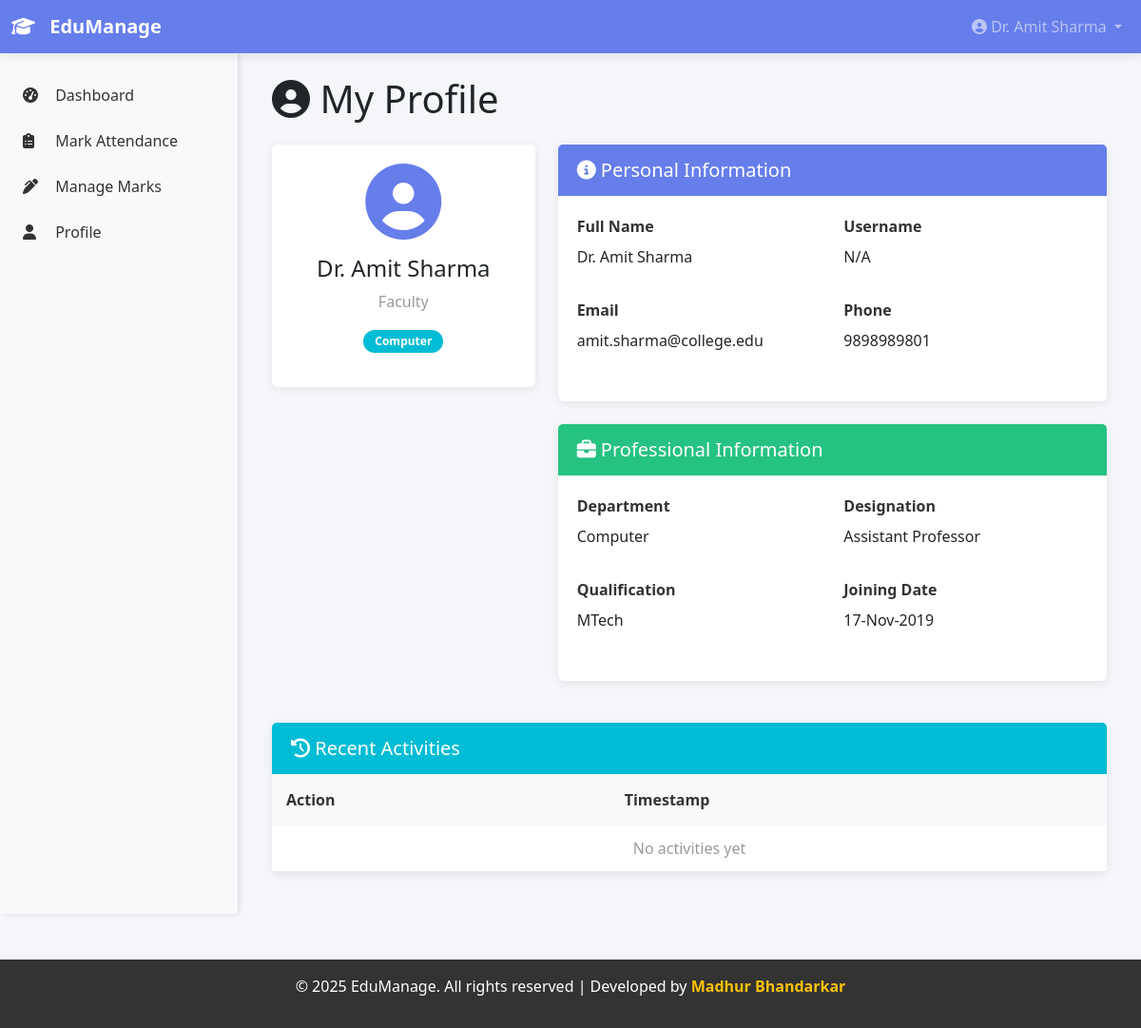
The app's page /pages/faculty/profile.php (signed in) with its own data.
### tables this page shows
CREATE TABLE users (
    user_id INT AUTO_INCREMENT PRIMARY KEY,
    role_id INT,
    dept_id INT NULL,
    username VARCHAR(50) UNIQUE NOT NULL,
    password_hash VARCHAR(255) NOT NULL,
    full_name VARCHAR(100),
    email VARCHAR(100),
    phone VARCHAR(15),
    created_at TIMESTAMP DEFAULT CURRENT_TIMESTAMP,
    FOREIGN KEY (role_id) REFERENCES roles(role_id) ON DELETE CASCADE,
    FOREIGN KEY (dept_id) REFERENCES departments(dept_id) ON DELETE SET NULL
);

CREATE TABLE faculty (
    faculty_id INT AUTO_INCREMENT PRIMARY KEY,
    user_id INT UNIQUE,
    designation VARCHAR(100),
    qualification VARCHAR(100),
    joining_date DATE,
    FOREIGN KEY (user_id) REFERENCES users(user_id) ON DELETE CASCADE
);

CREATE TABLE departments (
    dept_id INT AUTO_INCREMENT PRIMARY KEY,
    dept_name VARCHAR(50) UNIQUE NOT NULL
);

### includes/functions.php (called while the page is built, shortened)
<?php
function getUserInfo($user_id) {
    global $conn;
    $query = "SELECT * FROM users WHERE user_id = ?";
    $stmt = $conn->prepare($query);
    $stmt->bind_param("i", $user_id);
    $stmt->execute();
    return $stmt->get_result()->fetch_assoc();
}
function getFacultyInfo($user_id) {
    global $conn;
    $query = "SELECT f.*, u.full_name, u.email, u.phone, d.dept_name
              FROM faculty f
              JOIN users u ON f.user_id = u.user_id
              LEFT JOIN departments d ON u.dept_id = d.dept_id
              WHERE f.user_id = ?";
    $stmt = $conn->prepare($query);
    $stmt->bind_param("i", $user_id);
    $stmt->execute();
    return $stmt->get_result()->fetch_assoc();
}
?>

### pages/faculty/profile.php (the view, shortened to what this page needs)
<?php
require_once('../../includes/db.php');
require_once('../../includes/functions.php');
require_once('../../includes/header.php');
$faculty = getFacultyInfo($_SESSION['user_id']);
?>
<div class="d-flex">
    <?php require_once('../../includes/sidebar.php'); ?>
    <main class="flex-grow-1 p-4">
        <div class="container-fluid">
            <h1 class="mb-4"><i class="fas fa-user-circle"></i> My Profile</h1>
            <div class="row">
                <div class="col-md-4">
                    <div class="card text-center mb-4">
                        <div class="card-body">
                            <div class="mb-3">
                                <i class="fas fa-user-circle fa-5x text-primary"></i>
                            </div>
                            <h4><?php echo $faculty['full_name']; ?></h4>
                            <p class="text-muted">Faculty</p>
                            <p class="badge bg-info"><?php echo $faculty['dept_name']; ?></p>
                        </div>
                    </div>
                </div>
                <div class="col-md-8">
                    <div class="card">
                        <div class="card-header bg-primary text-white">
                            <h5 class="mb-0"><i class="fas fa-info-circle"></i> Personal Information</h5>
                        </div>
                        <div class="card-body">
                            <div class="row mb-3">
                                <div class="col-md-6">
                                    <label class="form-label"><strong>Full Name</strong></label>
                                    <p><?php echo $faculty['full_name']; ?></p>
                                </div>
                                <div class="col-md-6">
                                    <label class="form-label"><strong>Username</strong></label>
                                    <p><?php echo $faculty['username'] ?? 'N/A'; ?></p>
                                </div>
                            </div>
                            <div class="row mb-3">
                                <div class="col-md-6">
                                    <label class="form-label"><strong>Email</strong></label>
                                    <p><?php echo $faculty['email']; ?></p>
                                </div>
                                <div class="col-md-6">
                                    <label class="form-label"><strong>Phone</strong></label>
                                    <p><?php echo $faculty['phone']; ?></p>
                                </div>
                            </div>
                        </div>
                    </div>
                    <div class="card mt-4">
                        <div class="card-header bg-success text-white">
                            <h5 class="mb-0"><i class="fas fa-briefcase"></i> Professional Information</h5>
                        </div>
                        <div class="card-body">
                            <div class="row mb-3">
                                <div class="col-md-6">
                                    <label class="form-label"><strong>Department</strong></label>
                                    <p><?php echo $faculty['dept_name']; ?></p>
                                </div>
                                <div class="col-md-6">
                                    <label class="form-label"><strong>Designation</strong></label>
                                    <p><?php echo $faculty['designation']; ?></p>
                                </div>
                            </div>
                            <div class="row mb-3">
                                <div class="col-md-6">
                                    <label class="form-label"><strong>Qualification</strong></label>
                                    <p><?php echo $faculty['qualification']; ?></p>
                                </div>
                                <div class="col-md-6">
                                    <label class="form-label"><strong>Joining Date</strong></label>
                                    <p><?php echo date('d-M-Y', strtotime($faculty['joining_date'])); ?></p>
                                </div>
                            </div>
                        </div>
                    </div>
                </div>
            </div>
            <div class="card mt-4">
                <div class="card-header bg-info text-white">
                    <h5 class="mb-0"><i class="fas fa-history"></i> Recent Activities</h5>
                </div>
                <div class="table-responsive">
                    <table class="table table-hover mb-0">
                        <thead class="table-light">
                            <tr>
                                <th>Action</th>
                                <th>Timestamp</th>
                            </tr>
                        </thead>
                        <tbody>
                            <?php
                            $activities_query = "SELECT * FROM activity_log WHERE user_id = ? ORDER BY timestamp DESC LIMIT 10";
                            $stmt = $conn->prepare($activities_query);
                            $stmt->bind_param("i", $_SESSION['user_id']);
                            $stmt->execute();
                            $activities = $stmt->get_result()->fetch_all(MYSQLI_ASSOC);
                            if (count($activities) > 0):
                                foreach ($activities as $activity):
                            ?>
                                <tr>
                                    <td><?php echo $activity['action']; ?></td>
                                    <td><?php echo date('d-M-Y H:i', strtotime($activity['timestamp'])); ?></td>
                                </tr>
                            <?php
                                endforeach;
                            else:
                            ?>
                                <tr>
                                    <td colspan="2" class="text-center text-muted">No activities yet</td>
                                </tr>
                            <?php endif; ?>
                        </tbody>
                    </table>
                </div>
            </div>
        </div>
    </main>
</div>
<?php require_once('../../includes/footer.php'); ?>

### includes/header.php (shortened to what this page needs)
<?php
require_once(__DIR__ . '/db.php');
require_once(__DIR__ . '/functions.php');
$user = getUserInfo($_SESSION['user_id']);
?>
<!DOCTYPE html>
<html lang="en">
<head>
    <link href="https://cdn.jsdelivr.net/npm/bootstrap@5.3.0/dist/css/bootstrap.min.css" rel="stylesheet">
    <link rel="stylesheet" href="https://cdnjs.cloudflare.com/ajax/libs/font-awesome/6.4.0/css/all.min.css">
    <link rel="stylesheet" href="<?php echo APP_URL; ?>/assets/css/style.css">
</head>
<body>
    <nav class="navbar navbar-expand-lg navbar-dark bg-primary sticky-top">
        <div class="container-fluid">
            <a class="navbar-brand" href="<?php echo APP_URL; ?>">
                <i class="fas fa-graduation-cap"></i> <?php echo APP_NAME; ?>
            </a>
            <div class="collapse navbar-collapse" id="navbarNav">
                <ul class="navbar-nav ms-auto">
                    <li class="nav-item dropdown">
                        <a class="nav-link dropdown-toggle" href="#" id="userDropdown" role="button" data-bs-toggle="dropdown">
                            <i class="fas fa-user-circle"></i> <?php echo $user['full_name']; ?>
                        </a>
                    </li>
                </ul>
            </div>
        </div>
    </nav>

### assets/css/style.css (style rules this page uses)
* { margin: 0; padding: 0; box-sizing: border-box; }
body { font-family: 'Segoe UI', Tahoma, Geneva, Verdana, sans-serif; background-color: #f5f6fa; }
main { background-color: #f5f6fa; }
.card { border: none; box-shadow: 0 2px 10px rgba(0,0,0,0.08); margin-bottom: 20px; transition: all 0.3s ease; }
.card-header { border: none; padding: 15px 20px; font-weight: 600; }
.card-body { padding: 20px; }
.table { margin-bottom: 0; }
.table thead { background-color: #f8f9fa; }
.table th { border: none; font-weight: 600; color: #333; padding: 15px; }
.table td { padding: 12px 15px; border-color: #e9ecef; vertical-align: middle; }
.badge { padding: 6px 12px; border-radius: 20px; font-weight: 600; font-size: 12px; }
.form-label { font-weight: 600; color: #333; margin-bottom: 8px; }
.navbar { box-shadow: 0 2px 10px rgba(0,0,0,0.1); }
.navbar-brand { font-weight: 700; font-size: 20px; }
.navbar-brand i { margin-right: 10px; }
.text-primary { color: #667eea !important; }
.text-muted { color: #999 !important; }
.bg-primary { background-color: #667eea !important; }
.bg-success { background-color: #26c281 !important; }
.bg-info { background-color: #00bcd4 !important; }

### records on screen
users: full_name "Dr. Amit Sharma"
faculty: user.full_name "Dr. Amit Sharma", departments.dept_name "Computer", user.email "amit.sharma@college.edu", user.phone "9898989801", designation "Assistant Professor", qualification "MTech", joining_date "17-Nov-2019"

### other values on screen
APP_NAME "EduManage"
$faculty['username'] "N/A"
